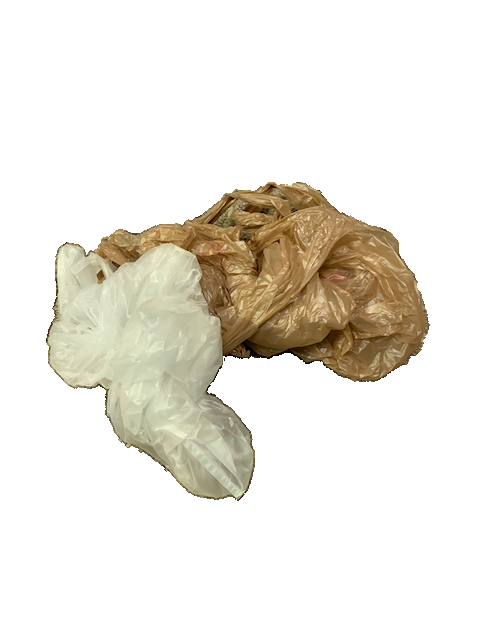
#> input picture notebooks/test_images/001-clear.png, 480 x 640 px
$ jupyter execute --allow-errors 03-png-to-binary-mask.ipynb
#> lines starting #> are read from the running program, lines starting #| are printed output that depends on the picture
# Create Binary Mask from PNG

by _Tobias Reaper_

The goal of this notebook is to write a script that programmatically creates binary masks (white / black) from a PNGs files with transparent backgrounds.
These masks will be used to generate COCO-formatted datasets, which will in turn be used to train a Detectron2 object detection model.

Resources:

- [Image segmentation using color spaces in opencv + python](https://realpython.com/python-opencv-color-spaces/)
- [Object detection via color-based image segmentation using python](https://towardsdatascience.com/object-detection-via-color-based-image-segmentation-using-python-e9b7c72f0e11)

---

[cell 1]
# === Imports === #
import cv2
import numpy as np
import matplotlib.pyplot as plt

import os

[cell 2]
# === Load and view image === #
img1 = cv2.imread("test_images/001-clear.png")
#> img1 is the input picture: shape (640, 480, 3); mean B, G, R 223.5, 232, 235.8
img1 = cv2.cvtColor(img1, cv2.COLOR_BGR2RGB)

plt.imshow(img1)
plt.colorbar()
plt.show()
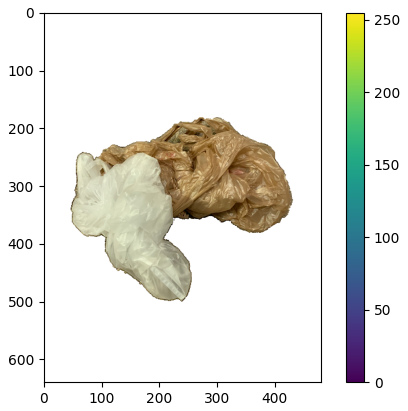
#> figure drawn by matplotlib, 2 panels

[cell 3]
# Use GrabCut to create mask
mask = np.zeros(img1.shape[:2], np.uint8)

# === Set up bg and fg models === #
bg_model = np.zeros((1, 65), np.float64)
fg_model = np.zeros((1, 65), np.float64)

# Define the rectangle with x, y, width, height
# In this case, the entire image
rect = (
    img1.shape[0] // 20,
    img1.shape[0] // 20,
    img1.shape[0] - 10,
    img1.shape[1] - 10
)
#> rect = (32, 32, 630, 470)

[cell 4]
# === Make the cut and grab that ish!~ === #
cv2.grabCut(img1, mask, rect, bg_model, fg_model, 5, cv2.GC_INIT_WITH_RECT)
mask = np.where((mask==2)|(mask==0),0,1).astype('uint8')
img1_masked = img1 * mask[:, :, np.newaxis]
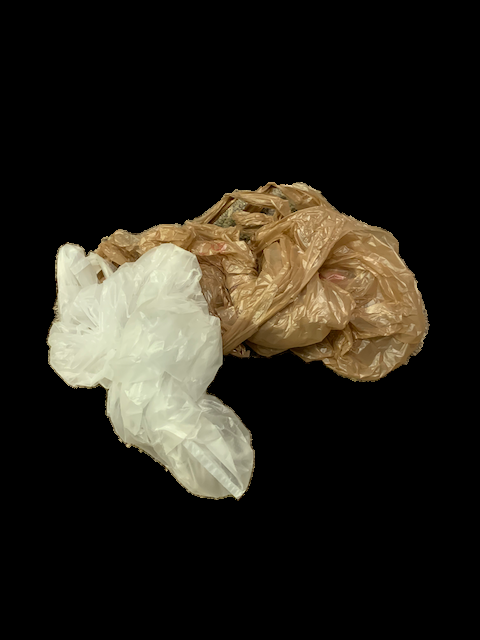
#> img1_masked: shape (640, 480, 3); mean R, G, B 38.5, 34.7, 26.2

plt.imshow(img1_masked)
plt.colorbar()
plt.show()
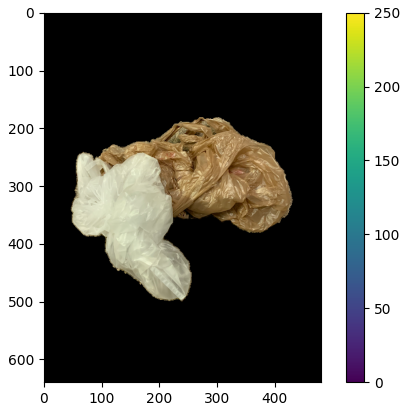
#> figure drawn by matplotlib, 2 panels

[cell 5]
# === Take a look at the mask === #
plt.imshow(mask)
plt.show()
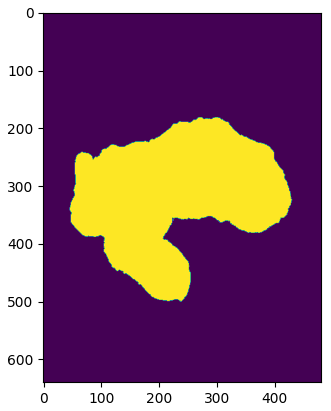
#> figure drawn by matplotlib, 1 panel

[cell 6]
# === Save mask using matplotlib === #
plt.imsave("mask1.png", mask)
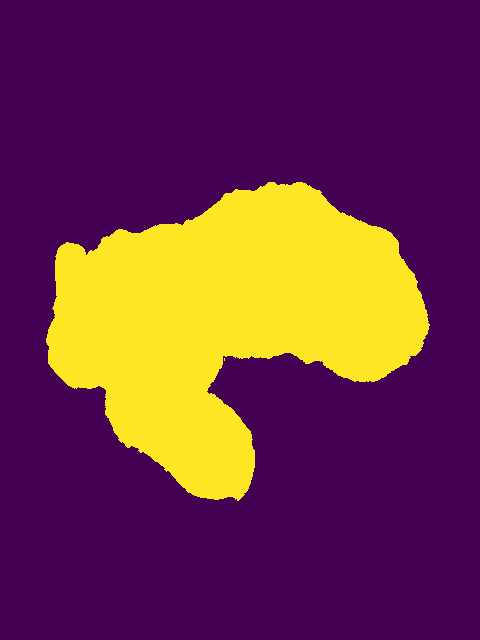
#> saved as mask1.png: shape (640, 480, 3); mean R, G, B 109.9, 53.1, 73.1

$ run again, with notebooks/test_images/metal_can_021.png copied over notebooks/test_images/001-clear.png
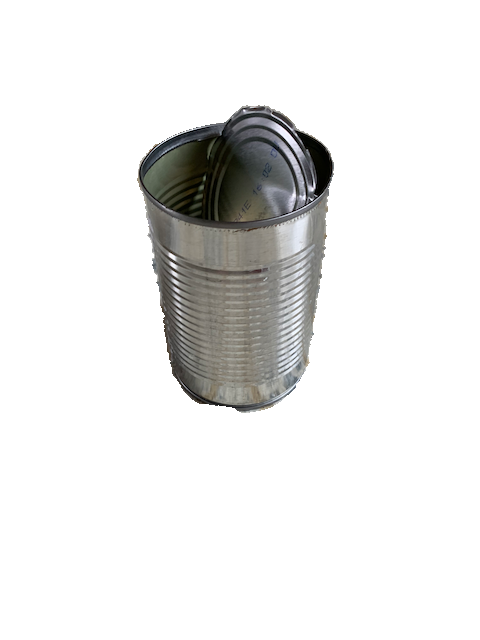
#> input picture notebooks/test_images/metal_can_021.png, 480 x 640 px
#> img1 is the input picture: shape (640, 480, 3); mean B, G, R 232.9, 233.6, 233.6
#> `plt.show()`:
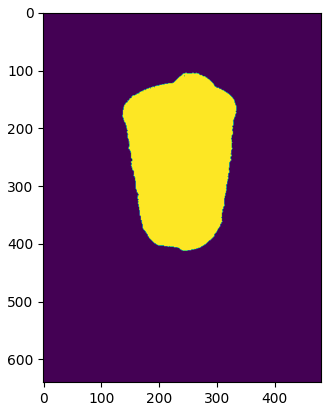
#> figure drawn by matplotlib, 1 panel
#> `plt.imsave("mask1.png", mask)`:
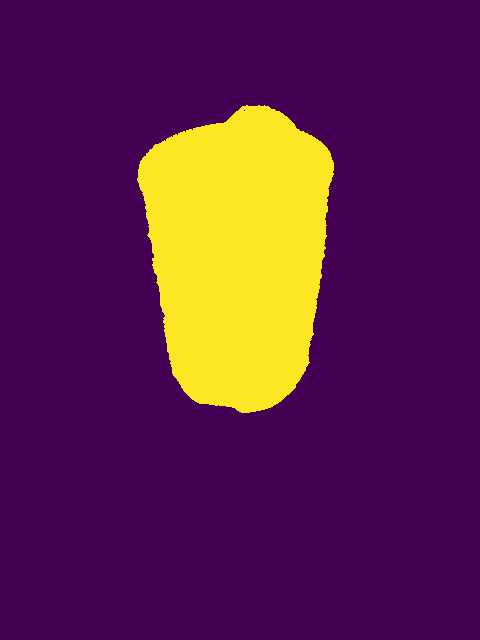
#> saved as mask1.png: shape (640, 480, 3); mean R, G, B 95.5, 35.1, 76.9
